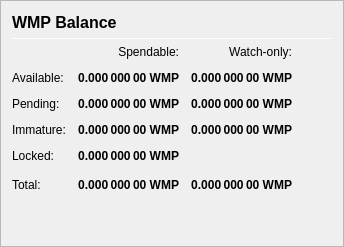
                   <widget class="QFrame" name="frame_Balances">
                    <property name="frameShape">
                     <enum>QFrame::StyledPanel</enum>
                    </property>
                    <property name="frameShadow">
                     <enum>QFrame::Raised</enum>
                    </property>
                    <layout class="QVBoxLayout" name="verticalLayout_4">
                     <item>
                      <layout class="QHBoxLayout" name="horizontalLayout_4">
                       <item>
                        <widget class="QLabel" name="label_5">
                         <property name="minimumSize">
                          <size>
                           <width>0</width>
                           <height>20</height>
                          </size>
                         </property>
                         <property name="font">
                          <font>
                           <pointsize>12</pointsize>
                           <weight>75</weight>
                           <bold>true</bold>
                          </font>
                         </property>
                         <property name="text">
                          <string>WMP Balance</string>
                         </property>
                        </widget>
                       </item>
                       <item>
                        <spacer name="horizontalSpacer_3">
                         <property name="orientation">
                          <enum>Qt::Horizontal</enum>
                         </property>
                         <property name="sizeHint" stdset="0">
                          <size>
                           <width>40</width>
                           <height>20</height>
                          </size>
                         </property>
                        </spacer>
                       </item>
                      </layout>
                     </item>
                     <item>
                      <widget class="Line" name="line_Balance">
                       <property name="minimumSize">
                        <size>
                         <width>0</width>
                         <height>1</height>
                        </size>
                       </property>
                       <property name="maximumSize">
                        <size>
                         <width>16777215</width>
                         <height>1</height>
                        </size>
                       </property>
                       <property name="orientation">
                        <enum>Qt::Horizontal</enum>
                       </property>
                      </widget>
                     </item>
                     <item>
                      <layout class="QGridLayout" name="gridLayout">
                       <property name="spacing">
                        <number>12</number>
                       </property>
                       <item row="0" column="1">
                        <widget class="QLabel" name="labelSpendable">
                         <property name="text">
                          <string>Spendable:</string>
                         </property>
                         <property name="alignment">
                          <set>Qt::AlignRight|Qt::AlignTrailing|Qt::AlignVCenter</set>
                         </property>
                        </widget>
                       </item>
                       <item row="0" column="2">
                        <widget class="QLabel" name="labelWatchonly">
                         <property name="text">
                          <string>Watch-only:</string>
                         </property>
                         <property name="alignment">
                          <set>Qt::AlignRight|Qt::AlignTrailing|Qt::AlignVCenter</set>
                         </property>
                        </widget>
                       </item>
                       <item row="1" column="0">
                        <widget class="QLabel" name="labelBalanceText">
                         <property name="text">
                          <string>Available:</string>
                         </property>
                        </widget>
                       </item>
                       <item row="1" column="1">
                        <widget class="QLabel" name="labelBalance">
                         <property name="font">
                          <font>
                           <weight>75</weight>
                           <bold>true</bold>
                          </font>
                         </property>
                         <property name="cursor">
                          <cursorShape>IBeamCursor</cursorShape>
                         </property>
                         <property name="toolTip">
                          <string>Your current spendable balance</string>
                         </property>
                         <property name="text">
                          <string notr="true">0.000 000 00 WMP</string>
                         </property>
                         <property name="alignment">
                          <set>Qt::AlignRight|Qt::AlignTrailing|Qt::AlignVCenter</set>
                         </property>
                         <property name="textInteractionFlags">
                          <set>Qt::LinksAccessibleByMouse|Qt::TextSelectableByKeyboard|Qt::TextSelectableByMouse</set>
                         </property>
                        </widget>
                       </item>
                       <item row="1" column="2">
                        <widget class="QLabel" name="labelWatchAvailable">
                         <property name="font">
                          <font>
                           <weight>75</weight>
                           <bold>true</bold>
                          </font>
                         </property>
                         <property name="cursor">
                          <cursorShape>IBeamCursor</cursorShape>
                         </property>
                         <property name="toolTip">
                          <string>Your current balance in watch-only addresses</string>
                         </property>
                         <property name="text">
                          <string notr="true">0.000 000 00 WMP</string>
                         </property>
                         <property name="alignment">
                          <set>Qt::AlignRight|Qt::AlignTrailing|Qt::AlignVCenter</set>
                         </property>
                         <property name="textInteractionFlags">
                          <set>Qt::LinksAccessibleByMouse|Qt::TextSelectableByKeyboard|Qt::TextSelectableByMouse</set>
                         </property>
                        </widget>
                       </item>
                       <item row="2" column="0">
                        <widget class="QLabel" name="labelPendingText">
                         <property name="text">
                          <string>Pending:</string>
                         </property>
                        </widget>
                       </item>
                       <item row="2" column="1">
                        <widget class="QLabel" name="labelUnconfirmed">
                         <property name="font">
                          <font>
                           <weight>75</weight>
                           <bold>true</bold>
                          </font>
                         </property>
                         <property name="cursor">
                          <cursorShape>IBeamCursor</cursorShape>
                         </property>
                         <property name="toolTip">
                          <string>Total of transactions that have yet to be confirmed, and do not yet count toward the spendable balance</string>
                         </property>
                         <property name="text">
                          <string notr="true">0.000 000 00 WMP</string>
                         </property>
                         <property name="alignment">
                          <set>Qt::AlignRight|Qt::AlignTrailing|Qt::AlignVCenter</set>
                         </property>
                         <property name="textInteractionFlags">
                          <set>Qt::LinksAccessibleByMouse|Qt::TextSelectableByKeyboard|Qt::TextSelectableByMouse</set>
                         </property>
                        </widget>
                       </item>
                       <item row="2" column="2">
                        <widget class="QLabel" name="labelWatchPending">
                         <property name="font">
                          <font>
                           <weight>75</weight>
                           <bold>true</bold>
                          </font>
                         </property>
                         <property name="cursor">
                          <cursorShape>IBeamCursor</cursorShape>
                         </property>
                         <property name="toolTip">
                          <string>Unconfirmed transactions to watch-only addresses</string>
                         </property>
                         <property name="text">
                          <string notr="true">0.000 000 00 WMP</string>
                         </property>
                         <property name="alignment">
                          <set>Qt::AlignRight|Qt::AlignTrailing|Qt::AlignVCenter</set>
                         </property>
                         <property name="textInteractionFlags">
                          <set>Qt::LinksAccessibleByMouse|Qt::TextSelectableByKeyboard|Qt::TextSelectableByMouse</set>
                         </property>
                        </widget>
                       </item>
                       <item row="3" column="0">
                        <widget class="QLabel" name="labelImmatureText">
                         <property name="text">
                          <string>Immature:</string>
                         </property>
                        </widget>
                       </item>
                       <item row="3" column="1">
                        <widget class="QLabel" name="labelImmature">
                         <property name="font">
                          <font>
                           <weight>75</weight>
                           <bold>true</bold>
                          </font>
                         </property>
                         <property name="cursor">
                          <cursorShape>IBeamCursor</cursorShape>
                         </property>
                         <property name="toolTip">
                          <string>Staked or masternode rewards that has not yet matured</string>
                         </property>
                         <property name="text">
                          <string notr="true">0.000 000 00 WMP</string>
                         </property>
                         <property name="alignment">
                          <set>Qt::AlignRight|Qt::AlignTrailing|Qt::AlignVCenter</set>
                         </property>
                         <property name="textInteractionFlags">
                          <set>Qt::LinksAccessibleByMouse|Qt::TextSelectableByKeyboard|Qt::TextSelectableByMouse</set>
                         </property>
                        </widget>
                       </item>
                       <item row="3" column="2">
                        <widget class="QLabel" name="labelWatchImmature">
                         <property name="font">
                          <font>
                           <weight>75</weight>
                           <bold>true</bold>
                          </font>
                         </property>
                         <property name="cursor">
                          <cursorShape>IBeamCursor</cursorShape>
                         </property>
                         <property name="toolTip">
                          <string>Staked or masternode rewards in watch-only addresses that has not yet matured</string>
                         </property>
                         <property name="text">
                          <string notr="true">0.000 000 00 WMP</string>
                         </property>
                         <property name="alignment">
                          <set>Qt::AlignRight|Qt::AlignTrailing|Qt::AlignVCenter</set>
                         </property>
                         <property name="textInteractionFlags">
                          <set>Qt::LinksAccessibleByMouse|Qt::TextSelectableByKeyboard|Qt::TextSelectableByMouse</set>
                         </property>
                        </widget>
                       </item>
                       <item row="4" column="0">
                        <widget class="QLabel" name="labelLockedBalanceText">
                         <property name="toolTip">
                          <string>Locked WMP or Masternode collaterals. These are excluded from zWMP minting.</string>
                         </property>
                         <property name="text">
                          <string>Locked:</string>
                         </property>
                        </widget>
                       </item>
                       <item row="4" column="1">
                        <widget class="QLabel" name="labelLockedBalance">
                         <property name="font">
                          <font>
                           <weight>75</weight>
                           <bold>true</bold>
                          </font>
                         </property>
                         <property name="cursor">
                          <cursorShape>IBeamCursor</cursorShape>
                         </property>
                         <property name="toolTip">
                          <string>Locked WMP or Masternode collaterals. These are excluded from zWMP minting.</string>
                         </property>
                         <property name="text">
                          <string notr="true">0.000 000 00 WMP</string>
                         </property>
                         <property name="alignment">
                          <set>Qt::AlignRight|Qt::AlignTrailing|Qt::AlignVCenter</set>
                         </property>
                         <property name="textInteractionFlags">
                          <set>Qt::LinksAccessibleByMouse|Qt::TextSelectableByKeyboard|Qt::TextSelectableByMouse</set>
                         </property>
                        </widget>
                       </item>
                       <item row="5" column="0">
                        <widget class="QLabel" name="labelTotalText">
                         <property name="toolTip">
                          <string>Your current WMP balance, unconfirmed and immature transactions included</string>
                         </property>
                         <property name="text">
                          <string>Total:</string>
                         </property>
                        </widget>
                       </item>
                       <item row="5" column="1">
                        <widget class="QLabel" name="labelTotal">
                         <property name="font">
                          <font>
                           <weight>75</weight>
                           <bold>true</bold>
                          </font>
                         </property>
                         <property name="cursor">
                          <cursorShape>IBeamCursor</cursorShape>
                         </property>
                         <property name="toolTip">
                          <string>Your current WMP balance, unconfirmed and immature transactions included</string>
                         </property>
                         <property name="text">
                          <string notr="true">0.000 000 00 WMP</string>
                         </property>
                         <property name="alignment">
                          <set>Qt::AlignRight|Qt::AlignTrailing|Qt::AlignVCenter</set>
                         </property>
                         <property name="textInteractionFlags">
                          <set>Qt::LinksAccessibleByMouse|Qt::TextSelectableByKeyboard|Qt::TextSelectableByMouse</set>
                         </property>
                        </widget>
                       </item>
                       <item row="5" column="2">
                        <widget class="QLabel" name="labelWatchTotal">
                         <property name="font">
                          <font>
                           <weight>75</weight>
                           <bold>true</bold>
                          </font>
                         </property>
                         <property name="cursor">
                          <cursorShape>IBeamCursor</cursorShape>
                         </property>
                         <property name="toolTip">
                          <string>Current total balance in watch-only addresses</string>
                         </property>
                         <property name="text">
                          <string notr="true">0.000 000 00 WMP</string>
                         </property>
                         <property name="alignment">
                          <set>Qt::AlignRight|Qt::AlignTrailing|Qt::AlignVCenter</set>
                         </property>
                         <property name="textInteractionFlags">
                          <set>Qt::LinksAccessibleByMouse|Qt::TextSelectableByKeyboard|Qt::TextSelectableByMouse</set>
                         </property>
                        </widget>
                       </item>
                       <item row="5" column="3">
                        <spacer name="horizontalSpacer_9">
                         <property name="orientation">
                          <enum>Qt::Horizontal</enum>
                         </property>
                         <property name="sizeHint" stdset="0">
                          <size>
                           <width>40</width>
                           <height>20</height>
                          </size>
                         </property>
                        </spacer>
                       </item>
                      </layout>
                     </item>
                     <item>
                      <spacer name="verticalSpacer_3">
                       <property name="orientation">
                        <enum>Qt::Vertical</enum>
                       </property>
                       <property name="sizeHint" stdset="0">
                        <size>
                         <width>20</width>
                         <height>40</height>
                        </size>
                       </property>
                      </spacer>
                     </item>
                    </layout>
                   </widget>
